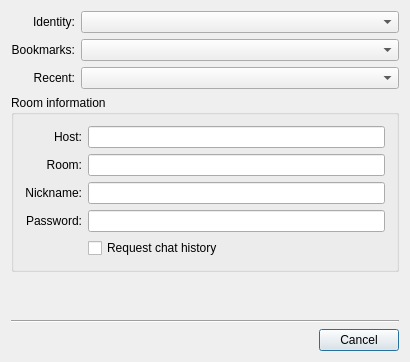
<?xml version="1.0" encoding="UTF-8"?>
<ui version="4.0">
 <class>MUCJoin</class>
 <widget class="QDialog" name="MUCJoin">
  <property name="geometry">
   <rect>
    <x>0</x>
    <y>0</y>
    <width>410</width>
    <height>362</height>
   </rect>
  </property>
  <property name="windowTitle">
   <string>Join Groupchat</string>
  </property>
  <layout class="QGridLayout" name="_2">
   <item row="0" column="0">
    <widget class="QLabel" name="lb_identity">
     <property name="text">
      <string>Identity:</string>
     </property>
     <property name="alignment">
      <set>Qt::AlignRight|Qt::AlignTrailing|Qt::AlignVCenter</set>
     </property>
    </widget>
   </item>
   <item row="0" column="1">
    <widget class="AccountsComboBox" name="cb_ident"/>
   </item>
   <item row="2" column="0">
    <widget class="QLabel" name="TextLabel1_2">
     <property name="text">
      <string>Recent:</string>
     </property>
     <property name="alignment">
      <set>Qt::AlignRight|Qt::AlignTrailing|Qt::AlignVCenter</set>
     </property>
    </widget>
   </item>
   <item row="2" column="1">
    <widget class="QComboBox" name="cb_recent">
     <property name="sizePolicy">
      <sizepolicy hsizetype="Expanding" vsizetype="Fixed">
       <horstretch>0</horstretch>
       <verstretch>0</verstretch>
      </sizepolicy>
     </property>
    </widget>
   </item>
   <item row="4" column="0" colspan="2">
    <widget class="QGroupBox" name="gb_info">
     <property name="title">
      <string>Room information</string>
     </property>
     <layout class="QGridLayout">
      <item row="0" column="0">
       <widget class="QLabel" name="TextLabel2">
        <property name="text">
         <string>Host:</string>
        </property>
        <property name="alignment">
         <set>Qt::AlignRight|Qt::AlignTrailing|Qt::AlignVCenter</set>
        </property>
       </widget>
      </item>
      <item row="0" column="1">
       <widget class="QLineEdit" name="le_host"/>
      </item>
      <item row="1" column="0">
       <widget class="QLabel" name="TextLabel3">
        <property name="text">
         <string>Room:</string>
        </property>
        <property name="alignment">
         <set>Qt::AlignRight|Qt::AlignTrailing|Qt::AlignVCenter</set>
        </property>
       </widget>
      </item>
      <item row="1" column="1">
       <widget class="QLineEdit" name="le_room"/>
      </item>
      <item row="2" column="0">
       <widget class="QLabel" name="TextLabel4">
        <property name="text">
         <string>Nickname:</string>
        </property>
        <property name="alignment">
         <set>Qt::AlignRight|Qt::AlignTrailing|Qt::AlignVCenter</set>
        </property>
       </widget>
      </item>
      <item row="2" column="1">
       <widget class="QLineEdit" name="le_nick"/>
      </item>
      <item row="3" column="0">
       <widget class="QLabel" name="TextLabel5">
        <property name="text">
         <string>Password:</string>
        </property>
        <property name="alignment">
         <set>Qt::AlignRight|Qt::AlignTrailing|Qt::AlignVCenter</set>
        </property>
       </widget>
      </item>
      <item row="3" column="1">
       <widget class="QLineEdit" name="le_pass">
        <property name="echoMode">
         <enum>QLineEdit::Password</enum>
        </property>
       </widget>
      </item>
      <item row="4" column="1">
       <widget class="QCheckBox" name="ck_history">
        <property name="text">
         <string>Request chat history</string>
        </property>
       </widget>
      </item>
     </layout>
    </widget>
   </item>
   <item row="5" column="0" colspan="2">
    <spacer>
     <property name="orientation">
      <enum>Qt::Vertical</enum>
     </property>
     <property name="sizeType">
      <enum>QSizePolicy::Expanding</enum>
     </property>
     <property name="sizeHint" stdset="0">
      <size>
       <width>331</width>
       <height>0</height>
      </size>
     </property>
    </spacer>
   </item>
   <item row="6" column="0" colspan="2">
    <widget class="Line" name="Line1">
     <property name="frameShape">
      <enum>QFrame::HLine</enum>
     </property>
     <property name="frameShadow">
      <enum>QFrame::Sunken</enum>
     </property>
     <property name="orientation">
      <enum>Qt::Horizontal</enum>
     </property>
    </widget>
   </item>
   <item row="7" column="0">
    <widget class="BusyWidget" name="busy" native="true"/>
   </item>
   <item row="7" column="1">
    <widget class="QDialogButtonBox" name="buttonBox">
     <property name="standardButtons">
      <set>QDialogButtonBox::Cancel</set>
     </property>
    </widget>
   </item>
   <item row="1" column="0">
    <widget class="QLabel" name="label">
     <property name="text">
      <string>Bookmarks:</string>
     </property>
     <property name="alignment">
      <set>Qt::AlignRight|Qt::AlignTrailing|Qt::AlignVCenter</set>
     </property>
    </widget>
   </item>
   <item row="1" column="1">
    <widget class="QComboBox" name="cb_bookmarks"/>
   </item>
  </layout>
 </widget>
 <layoutdefault spacing="6" margin="11"/>
 <customwidgets>
  <customwidget>
   <class>BusyWidget</class>
   <extends>QWidget</extends>
   <header>busywidget.h</header>
   <container>1</container>
  </customwidget>
  <customwidget>
   <class>AccountsComboBox</class>
   <extends>QComboBox</extends>
   <header>accountscombobox.h</header>
  </customwidget>
 </customwidgets>
 <tabstops>
  <tabstop>cb_recent</tabstop>
  <tabstop>le_host</tabstop>
  <tabstop>le_room</tabstop>
  <tabstop>le_nick</tabstop>
  <tabstop>le_pass</tabstop>
  <tabstop>ck_history</tabstop>
 </tabstops>
 <resources/>
 <connections>
  <connection>
   <sender>buttonBox</sender>
   <signal>rejected()</signal>
   <receiver>MUCJoin</receiver>
   <slot>reject()</slot>
   <hints>
    <hint type="sourcelabel">
     <x>362</x>
     <y>348</y>
    </hint>
    <hint type="destinationlabel">
     <x>406</x>
     <y>316</y>
    </hint>
   </hints>
  </connection>
  <connection>
   <sender>buttonBox</sender>
   <signal>accepted()</signal>
   <receiver>MUCJoin</receiver>
   <slot>accept()</slot>
   <hints>
    <hint type="sourcelabel">
     <x>312</x>
     <y>343</y>
    </hint>
    <hint type="destinationlabel">
     <x>336</x>
     <y>316</y>
    </hint>
   </hints>
  </connection>
 </connections>
</ui>
